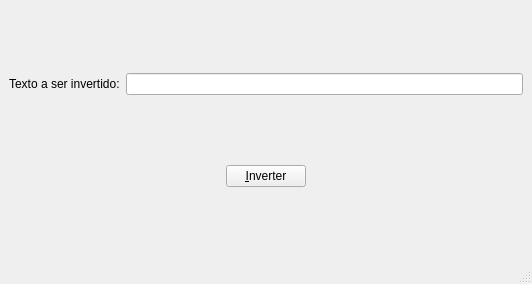
<?xml version="1.0" encoding="UTF-8"?>
<ui version="4.0">
 <class>MainWindow</class>
 <widget class="QMainWindow" name="MainWindow">
  <property name="geometry">
   <rect>
    <x>0</x>
    <y>0</y>
    <width>532</width>
    <height>284</height>
   </rect>
  </property>
  <property name="windowTitle">
   <string>MainWindow</string>
  </property>
  <widget class="QWidget" name="centralwidget">
   <layout class="QGridLayout" name="gridLayout">
    <item row="0" column="0">
     <layout class="QHBoxLayout" name="horizontalLayout">
      <item>
       <widget class="QLabel" name="label">
        <property name="text">
         <string>Texto a ser invertido:</string>
        </property>
       </widget>
      </item>
      <item>
       <widget class="QLineEdit" name="ln_texto"/>
      </item>
     </layout>
    </item>
    <item row="1" column="0">
     <layout class="QHBoxLayout" name="horizontalLayout_2">
      <item>
       <widget class="QPushButton" name="pushButton">
        <property name="sizePolicy">
         <sizepolicy hsizetype="Fixed" vsizetype="Fixed">
          <horstretch>0</horstretch>
          <verstretch>0</verstretch>
         </sizepolicy>
        </property>
        <property name="text">
         <string>&amp;Inverter</string>
        </property>
       </widget>
      </item>
     </layout>
    </item>
   </layout>
  </widget>
  <widget class="QMenuBar" name="menubar">
   <property name="geometry">
    <rect>
     <x>0</x>
     <y>0</y>
     <width>532</width>
     <height>22</height>
    </rect>
   </property>
  </widget>
  <widget class="QStatusBar" name="statusbar"/>
 </widget>
 <resources/>
 <connections/>
</ui>
